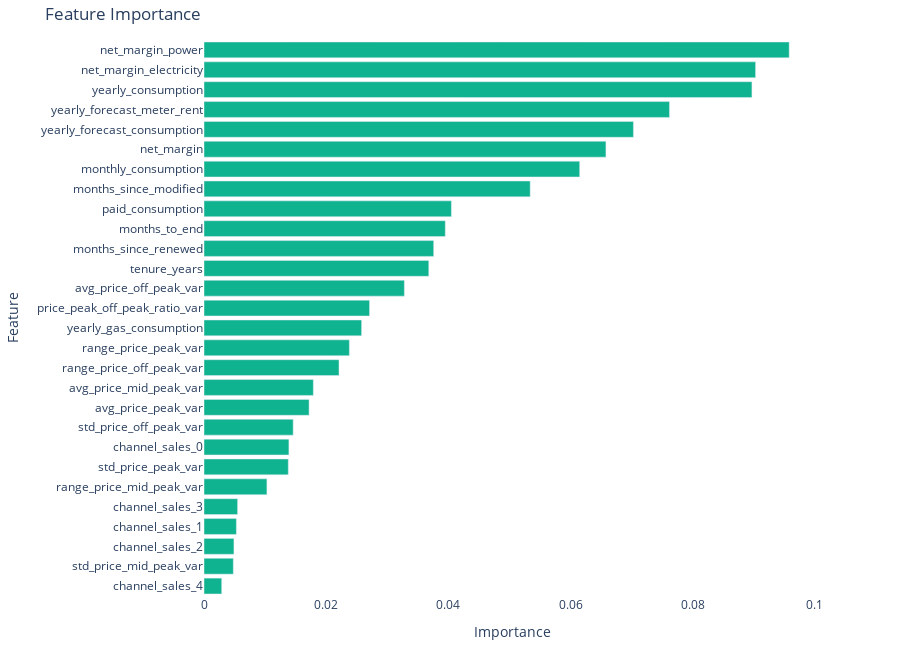

Write notebook code for a chart like this one.
### Code cell
plot_importance(tuned_model, X_train)

### Figure 1 — Plotly figure (JSON) as saved in the notebook; plotly's stock layout.template omitted (floating-point values rounded to 4 significant figures)
{"data": [{"alignmentgroup": "True", "hovertemplate": "Importance=%{x}<br>Feature=%{y}<extra></extra>", "legendgroup": "", "marker": {"color": "#10b38f", "pattern": {"shape": ""}}, "name": "", "offsetgroup": "", "orientation": "h", "showlegend": false, "textposition": "auto", "type": "bar", "x": [0.0029, 0.0048, 0.0049, 0.0053, 0.0055, 0.0103, 0.0138, 0.0139, 0.0146, 0.0172, 0.0179, 0.0221, 0.0238, 0.0258, 0.0271, 0.0328, 0.0368, 0.0376, 0.0395, 0.0405, 0.0534, 0.0615, 0.0658, 0.0703, 0.0762, 0.0897, 0.0903, 0.0958], "xaxis": "x", "y": ["channel_sales_4", "std_price_mid_peak_var", "channel_sales_2", "channel_sales_1", "channel_sales_3", "range_price_mid_peak_var", "std_price_peak_var", "channel_sales_0", "std_price_off_peak_var", "avg_price_peak_var", "avg_price_mid_peak_var", "range_price_off_peak_var", "range_price_peak_var", "yearly_gas_consumption", "price_peak_off_peak_ratio_var", "avg_price_off_peak_var", "tenure_years", "months_since_renewed", "months_to_end", "paid_consumption", "months_since_modified", "monthly_consumption", "net_margin", "yearly_forecast_consumption", "yearly_forecast_meter_rent", "yearly_consumption", "net_margin_electricity", "net_margin_power"], "yaxis": "y"}], "layout": {"barmode": "relative", "height": 650, "legend": {"tracegroupgap": 0}, "margin": {"b": 30, "t": 40}, "paper_bgcolor": "rgba(0,0,0,0)", "plot_bgcolor": "rgba(0,0,0,0)", "title": {"text": "Feature Importance"}, "xaxis": {"anchor": "y", "domain": [0, 1], "title": {"text": "Importance"}}, "yaxis": {"anchor": "x", "domain": [0, 1], "title": {"text": "Feature"}}}}
